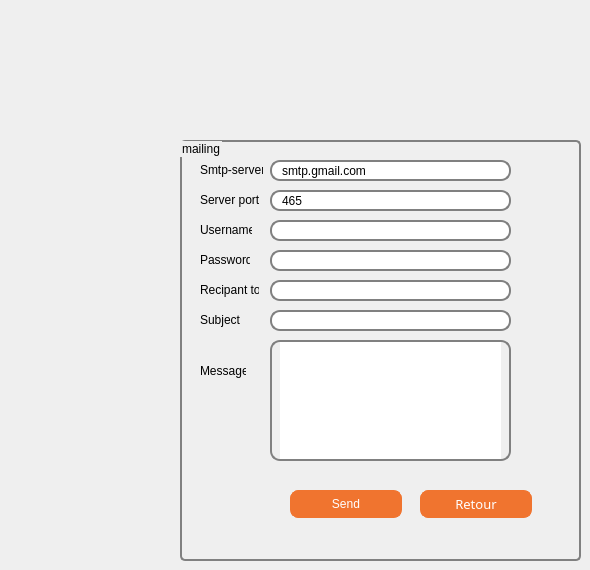
   <widget class="QWidget" name="tab_12">
    <attribute name="title">
     <string>MAILING</string>
    </attribute>
    <widget class="QGroupBox" name="groupBox_5">
     <property name="geometry">
      <rect>
       <x>180</x>
       <y>140</y>
       <width>401</width>
       <height>421</height>
      </rect>
     </property>
     <property name="styleSheet">
      <string notr="true"> QGroupBox {
  
     border: 2px solid gray;
     border-radius: 5px;
     margin-top: 1ex; /* leave space at the top for the title */
 }
 QLineEdit {
     border: 2px solid gray;
     border-radius: 10px;
     padding: 0 8px;
 
 }</string>
     </property>
     <property name="title">
      <string>mailing</string>
     </property>
     <widget class="QLineEdit" name="server">
      <property name="geometry">
       <rect>
        <x>90</x>
        <y>20</y>
        <width>241</width>
        <height>21</height>
       </rect>
      </property>
      <property name="text">
       <string>smtp.gmail.com</string>
      </property>
     </widget>
     <widget class="QLineEdit" name="port">
      <property name="geometry">
       <rect>
        <x>90</x>
        <y>50</y>
        <width>241</width>
        <height>21</height>
       </rect>
      </property>
      <property name="text">
       <string>465</string>
      </property>
     </widget>
     <widget class="QLineEdit" name="uname">
      <property name="geometry">
       <rect>
        <x>90</x>
        <y>80</y>
        <width>241</width>
        <height>21</height>
       </rect>
      </property>
     </widget>
     <widget class="QLabel" name="label_9">
      <property name="geometry">
       <rect>
        <x>20</x>
        <y>20</y>
        <width>63</width>
        <height>20</height>
       </rect>
      </property>
      <property name="text">
       <string>Smtp-server:</string>
      </property>
     </widget>
     <widget class="QLabel" name="label_8">
      <property name="geometry">
       <rect>
        <x>20</x>
        <y>50</y>
        <width>59</width>
        <height>20</height>
       </rect>
      </property>
      <property name="text">
       <string>Server port:</string>
      </property>
     </widget>
     <widget class="QLabel" name="label_7">
      <property name="geometry">
       <rect>
        <x>20</x>
        <y>80</y>
        <width>52</width>
        <height>20</height>
       </rect>
      </property>
      <property name="text">
       <string>Username:</string>
      </property>
     </widget>
     <widget class="QLineEdit" name="paswd">
      <property name="geometry">
       <rect>
        <x>90</x>
        <y>110</y>
        <width>241</width>
        <height>21</height>
       </rect>
      </property>
      <property name="inputMask">
       <string/>
      </property>
      <property name="echoMode">
       <enum>QLineEdit::Password</enum>
      </property>
     </widget>
     <widget class="QLineEdit" name="rcpt">
      <property name="geometry">
       <rect>
        <x>90</x>
        <y>140</y>
        <width>241</width>
        <height>21</height>
       </rect>
      </property>
     </widget>
     <widget class="QLineEdit" name="subject">
      <property name="geometry">
       <rect>
        <x>90</x>
        <y>170</y>
        <width>241</width>
        <height>21</height>
       </rect>
      </property>
     </widget>
     <widget class="QLabel" name="label_16">
      <property name="geometry">
       <rect>
        <x>20</x>
        <y>110</y>
        <width>50</width>
        <height>20</height>
       </rect>
      </property>
      <property name="text">
       <string>Password:</string>
      </property>
     </widget>
     <widget class="QLabel" name="label_17">
      <property name="geometry">
       <rect>
        <x>20</x>
        <y>140</y>
        <width>59</width>
        <height>20</height>
       </rect>
      </property>
      <property name="text">
       <string>Recipant to:</string>
      </property>
     </widget>
     <widget class="QLabel" name="label_18">
      <property name="geometry">
       <rect>
        <x>20</x>
        <y>170</y>
        <width>40</width>
        <height>20</height>
       </rect>
      </property>
      <property name="text">
       <string>Subject:</string>
      </property>
     </widget>
     <widget class="QLabel" name="label_27">
      <property name="geometry">
       <rect>
        <x>20</x>
        <y>220</y>
        <width>46</width>
        <height>22</height>
       </rect>
      </property>
      <property name="text">
       <string>Message:</string>
      </property>
     </widget>
     <widget class="QPlainTextEdit" name="msg">
      <property name="geometry">
       <rect>
        <x>90</x>
        <y>200</y>
        <width>241</width>
        <height>121</height>
       </rect>
      </property>
      <property name="styleSheet">
       <string notr="true">
     border: 2px solid gray;
     border-radius: 10px;
     padding: 0 8px;

</string>
      </property>
     </widget>
     <widget class="QPushButton" name="sendBtn">
      <property name="geometry">
       <rect>
        <x>110</x>
        <y>350</y>
        <width>112</width>
        <height>28</height>
       </rect>
      </property>
      <property name="styleSheet">
       <string notr="true">QPushButton {
	font: 10pt &quot;Tw Cen MT Condensed Extra Bold&quot;;

color: white;
background-color: #f0742f; 
border-width: 1px;
border-color: #f0742f;
border-style: solid;
border-radius: 8;
padding: 3px;
padding-left: 5px;
padding-right: 5px;
min-width: 100px;
max-width: 100px;
min-height: 20px;
max-height: 20px;
}

QPushButton:hover
{
color :black;
}</string>
      </property>
      <property name="text">
       <string>Send</string>
      </property>
     </widget>
     <widget class="QPushButton" name="retour2_2">
      <property name="geometry">
       <rect>
        <x>240</x>
        <y>350</y>
        <width>112</width>
        <height>28</height>
       </rect>
      </property>
      <property name="font">
       <font>
        <family>Tw Cen MT Condensed Extra Bold</family>
        <pointsize>10</pointsize>
        <weight>50</weight>
        <italic>false</italic>
        <bold>false</bold>
       </font>
      </property>
      <property name="styleSheet">
       <string notr="true">QPushButton {
	font: 10pt &quot;Tw Cen MT Condensed Extra Bold&quot;;

color: white;
background-color: #f0742f; 
border-width: 1px;
border-color: #f0742f;
border-style: solid;
border-radius: 8;
padding: 3px;
padding-left: 5px;
padding-right: 5px;
min-width: 100px;
max-width: 100px;
min-height: 20px;
max-height: 20px;
}

QPushButton:hover
{
color :black;
}</string>
      </property>
      <property name="text">
       <string>Retour</string>
      </property>
     </widget>
    </widget>
   </widget>
